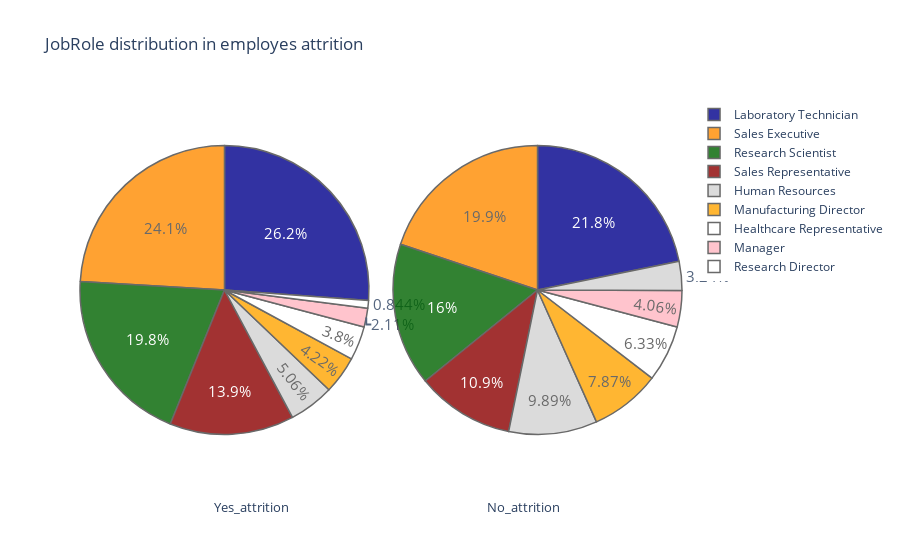

Notebook code cell kept with this figure:
### Code cell
plot("JobRole")

### Figure 1 — Plotly figure (JSON) as saved in the notebook; plotly's stock layout.template omitted (floating-point values rounded to 4 significant figures)
{"data": [{"domain": {"x": [0, 0.48]}, "hoverinfo": "label+percent+name", "labels": ["Laboratory Technician", "Sales Executive", "Research Scientist", "Sales Representative", "Human Resources", "Manufacturing Director", "Healthcare Representative", "Manager", "Research Director"], "marker": {"colors": ["darkblue", "darkorange", "darkgreen", "darkred", "lightgrey", "orange", "white", "lightpink"], "line": {"width": 1.5}}, "name": "attrition employes", "opacity": 0.8, "textfont": {"size": 15}, "type": "pie", "values": [62, 57, 47, 33, 12, 10, 9, 5, 2]}, {"domain": {"x": [0.52, 1]}, "hoverinfo": "label+percent+name", "labels": ["Sales Executive", "Research Scientist", "Laboratory Technician", "Manufacturing Director", "Healthcare Representative", "Manager", "Research Director", "Sales Representative", "Human Resources"], "marker": {"colors": ["darkblue", "darkorange", "darkgreen", "darkred", "lightgrey", "orange", "white", "lightpink"], "line": {"width": 1.5}}, "name": "Non attrition employes", "opacity": 0.8, "textfont": {"size": 15}, "type": "pie", "values": [269, 245, 197, 135, 122, 97, 78, 50, 40]}], "layout": {"annotations": [{"font": {"size": 13}, "showarrow": false, "text": "Yes_attrition", "x": 0.22, "y": -0.1}, {"font": {"size": 13}, "showarrow": false, "text": "No_attrition", "x": 0.8, "y": -0.1}], "title": {"text": "JobRole distribution in employes attrition "}}}
